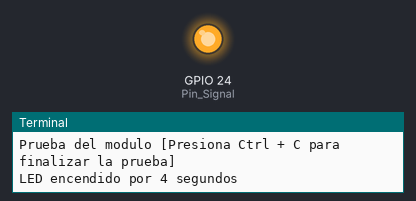
The program below on a simulated Raspberry Pi (BCM pin numbers). Parts: output pins drawn as LEDs (lit = HIGH), the last lines printed to the terminal.

Above: at 2.0 s.
At 5.0 s:
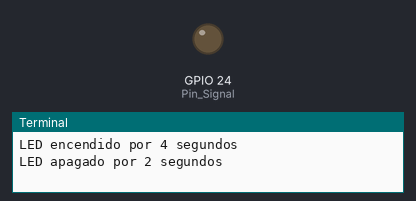
Timing chart, 0 to 7.8 s (numbered marks = the images above):
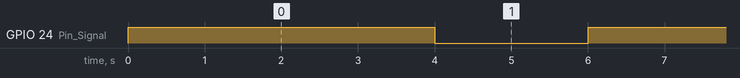

Measured:
- by itself, GPIO 24 (Pin_Signal): alternates HIGH for 4.0 s and LOW for 2.0 s

The program:

KY-034pi.py
```python
import RPi.GPIO as GPIO
import time

GPIO.setmode(GPIO.BCM)

Pin_Signal = 24
GPIO.setup(Pin_Signal, GPIO.OUT, initial = GPIO.LOW)

print("Prueba del modulo [Presiona Ctrl + C para finalizar la prueba]")

try:
    while True:
        print("LED encendido por 4 segundos")
        GPIO.output(Pin_Signal, GPIO.HIGH)
        time.sleep(4)
        print("LED apagado por 2 segundos")
        GPIO.output(Pin_Signal, GPIO.LOW)
        time.sleep(2)

except KeyboardInterrupt:
        GPIO.cleanup()
```
